Frame 1 (no input): blank canvas, image omitted
Frame 60 (no input): blank canvas, image omitted
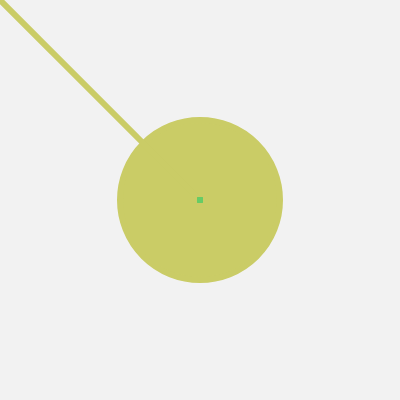
Frame 120 (the mouse pressed at the canvas centre since frame 60)

The p5.js sketch whose frames 1 and 60 were blank and that drew this single picture after the mouse press (run headless with seeded random() and noise() and a simulated clock; from frame 60 on, the mouse is pressed at the canvas centre):

// p5.js sketch
// ── sketch.js
let brushHue, priorX, priorY;

function setup() {
  // Canvas & color settings
  createCanvas(400, 400);
  colorMode(HSB, 360, 100, 100);
  brushHue = 0;
  priorX = 0;
  priorY = 0;
  background(95);
  strokeWeight(6);
}

function draw() {
  chooseColors();

  if (mouseIsPressed) {
    // Pick one of the three behaviors below:
    // rect(mouseX, mouseY, 15, 15)
    ellipse(
      mouseX,
      mouseY,
      Math.max(Math.abs(mouseX - priorX), Math.abs(mouseY - priorY)) * 0.8
    );
    line(priorX, priorY, mouseX, mouseY);
    // line(width-priorX, height-priorY, width-mouseX, height-mouseY)
  }

  // Store the mouseX and mouseY from this frame in order to use them next frame - remember from the DVD lesson that the draw loop runs once every frame.
  priorX = mouseX;
  priorY = mouseY;
}

function chooseColors() {
  brushHue += 1;
  if (brushHue > 360) {
    brushHue = 0;
  }
  stroke(brushHue, 50, 80);
  fill(brushHue, 50, 80);
}

function keyPressed() {
  background(95);
}
